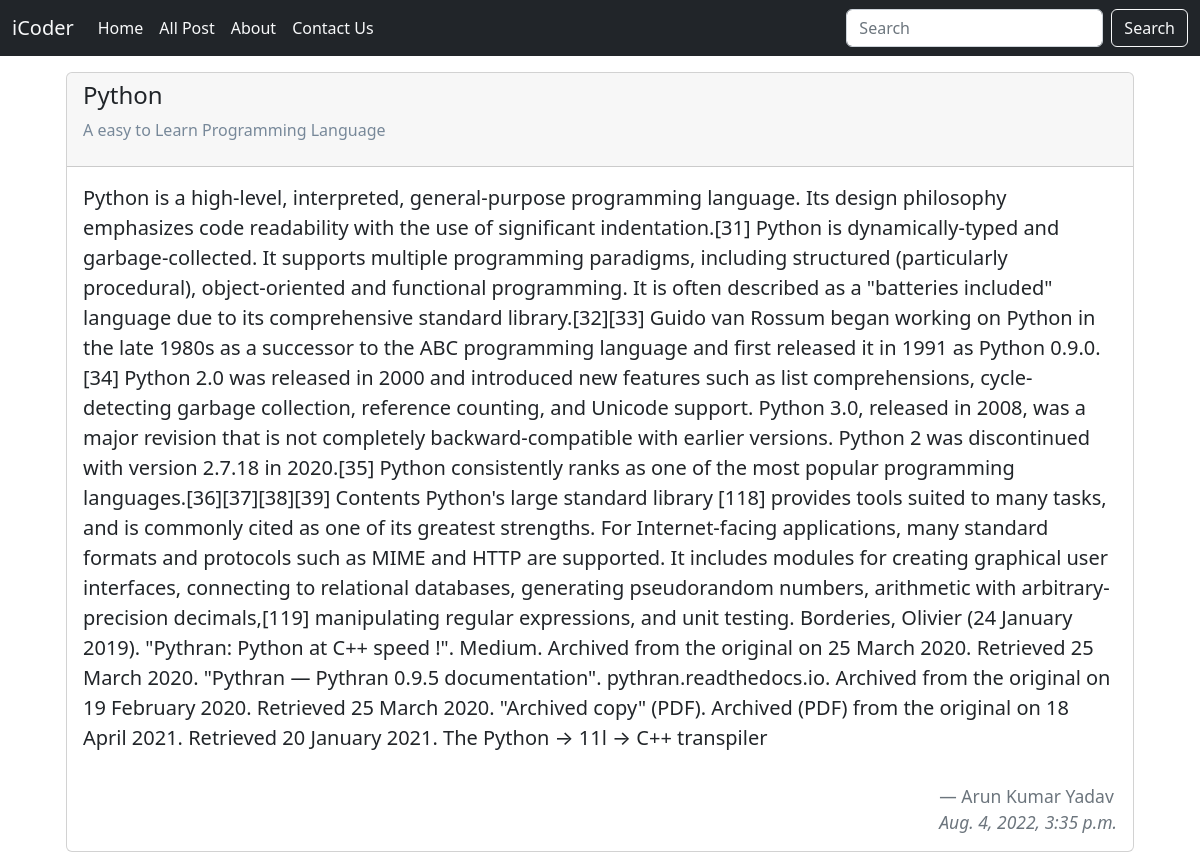
The app's page /bash/python with its own data.
### blogApp/models.py (models this page shows)
class Post(models.Model):
    post_SrNo = models.AutoField
    post_title = models.CharField(max_length=80)
    post_about = models.CharField(max_length=200)
    slug = models.CharField(max_length=150)
    post_content = models.TextField()
    post_pubDate = models.DateTimeField()
    post_authorName = models.CharField(max_length=50)
    def __str__(self):
        return self.post_title

### blogApp/views.py (the view)
# urls.py: path('bash', views.bash, name='bash'),
def bash(request, slug):
    postData = Post.objects.filter(slug=slug).first()
    print(postData)
    postDat = {'postD':postData}
    return render(request, 'bash.html', postDat)

### blogApp/templates/bash.html (shortened to what this page needs)
<!doctype html>
<html lang="en">
<head>
    <link href="https://cdn.jsdelivr.net/npm/bootstrap@5.2.0/dist/css/bootstrap.min.css" rel="stylesheet"
>
</head>
<body>
    <nav class="navbar navbar-expand-lg bg-dark">
        <div class="container-fluid">
            <a class="navbar-brand text-light " href="#">iCoder</a>
            <div class="collapse navbar-collapse" id="navbarSupportedContent">
                <ul class="navbar-nav me-auto mb-2 mb-lg-0">
                    <li class="nav-item">
                        <a class="nav-link text-light" aria-current="page" href="home">Home</a>
                    </li>
                    <li class="nav-item">
                        <a class="nav-link text-light" href="allpost">All Post</a>
                    </li>
                    <li class="nav-item">
                        <a class="nav-link text-light" href="about">About</a>
                    </li>
                    <li class="nav-item">
                        <a class="nav-link text-light" href="contact">Contact Us</a>
                    </li>
                </ul>
                <form class="d-flex" role="search">
                    <input class="form-control me-2" type="search" placeholder="Search" aria-label="Search">
                    <button class="btn btn-outline-light" type="submit">Search</button>
                </form>
            </div>
        </div>
    </nav>
    <div class="container mt-3">
        <div class="leftCont container ">
            <div class="container leftContAdjust">
                <div class="card d-flex ">
                    <div class="card-header " >
                        <h4>{{postD.post_title}}</h4>
                        <p style="color:lightslategrey" >{{postD.post_about}}</p>
                    </div>
                    <div class="card-body">
                        <blockquote class="blockquote mb-0">
                            <p>{{postD.post_content}}</p><br>
                            <footer class="blockquote-footer" style="float:right;">{{postD.post_authorName}}<br><cite title="Source Title" style="float:right ;">{{postD.post_pubDate}}</cite></footer>
                        </blockquote>
                    </div>
                </div>
            </div>
        </div>
    </div>
</body>
</html>

### records on screen
Post: post_title "Python", post_about "A easy to Learn Programming Language", post_content "Python is a high-level, interpreted, general-purpose programming language. Its design philosophy emphasizes code readability with the use of significant indentation.[31] Python is dynamically-typed and garbage-collected. It supports multiple programming paradigms, including structured (particularly procedural), object-oriented and functional programming. It is often described as a \"batteries included\" language due to its comprehensive standard library.[32][33] Guido van Rossum began working on Python in the late 1980s as a successor to the ABC programming language and first released it in 1991 as Python 0.9.0.[34] Python 2.0 was released in 2000 and introduced new features such as list…", post_authorName "Arun Kumar Yadav", post_pubDate "Aug. 4, 2022, 3:35 p.m."
